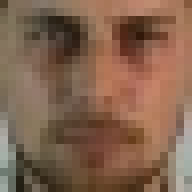
#> input picture Lab3-Haar features/lab3ivom/Mici/face1.JPG, 24 x 24 px, found by its file name (shown 8 times larger); its folder holds only this picture in this run
$ jupyter execute --allow-errors Colocviu2021.ipynb
#> lines starting #> are read from the running program, lines starting #| are printed output that depends on the picture
[cell 1]
#Import

import numpy as np
from skimage import io,color
from skimage.transform.integral import integral_image
import os
import matplotlib.pyplot as plt

[cell 2]
#################################
########  Lab 3 - HAAR  #########
##########  H_3V, H_L  ##########
#################################
def suma_dreptunghi(l,c,h,w,img_integral):

    # PARAMETRII : perechea (l,c) pentru pixelul curent,dimensiunea imaginii,imaginea integrala
    # RETURN : Z=suma intensitatilor pixelilor din dreptunghiul ales
    if l>0 and c>0:
        A = img_integral[l-1, c-1]
        B = img_integral[l-1, w+c-1]
        C = img_integral[h+l-1, c-1]
    elif l==0 and c>0:
        A=B=0
        C = img_integral[h-1, c-1]
    elif l>0 and c==0:
        A=C=0
        B = img_integral[l-1, w-1]
    else:
        A=B=C=0

    D = img_integral[h+l-1, w+c-1]

    Z = A+D-B-C

    return Z

def img_integrala(img,h,w,flag):

    img_integral = np.zeros((h,w))

    # PARAMETRII : imaginea,dimensiunea acesteia si un flag(1 sau 2 tip intreg) care sa
    # semnaleze ce varianta folositi(1 sau 2)-> ambele variante treb sa duca
    # acelasi rezultat
    # RETURN: imaginea integrala finala

    #VARIANTA 1(varianta clasica cu FOR)
    #HINT-1 -> puteti sa folositi .sum() din numpy adaptand mereu o fereastra
    # care pleaca din coltul dreapta-sus(0,0) si cuprinde pixelul crent
    #HINT-2 -> puteti sa gasiti o regula astfel incat sa folositi valorile calculate
    # anterior in imaginea integrala si imaginea curenta
    if(flag ==1):

        for i in range(h):
            for j in range(w):
                    img_integral[i,j] = np.sum(img[0:i+1,0:j+1])


    #VARIANTA 2(folosind functii din python)
    # uitati-va ce face np.cumsum() si folositi-l corespunzator

    if(flag == 2):
        img_integral = np.cumsum(img, axis=0)
        img_integral = np.cumsum(img_integral, axis=1)

    if(flag ==3):
        for i in range(h):
            for j in range(w):
                if(i==j==0):
                    img_integral[i,j] = img[i,j]
                elif(i==0 and j!=0):
                    img_integral[i,j] = img[i,j] + img_integral[i,j-1]
                elif(i!=0 and j==0):
                    img_integral[i,j] = img[i,j] + img_integral[i-1,j]
                elif(i!=0 and j!=0):
                    img_integral[i,j] = img[i,j] + img_integral[i,j-1] + img_integral[i-1,j] - img_integral[i-1,j-1]

    return img_integral

[cell 3]
def H_3V(l,c,h,w,img_integ):
     za1=suma_dreptunghi(l,c,h//3,w,img_integ)
     zn1=suma_dreptunghi(l+h//3,c,h//3,w,img_integ)
     za2=suma_dreptunghi(l+2*(h//3),c,h//3,w,img_integ)
     haar=za1+za2-zn1

     return zn1,za1,za2,haar


def H_L(l,c,h,w,img_integ):
     zn1=suma_dreptunghi(l,c,h,w//3,img_integ)
     za2=suma_dreptunghi(l,c-w//3,h,w//3,img_integ)
     za1=suma_dreptunghi(l,c+w//3,h,w//3,img_integ)
     zn2=suma_dreptunghi(l+h,c+w//3,h,w//3,img_integ)
     haar=za1+za2-zn1-zn2

     return zn1,zn2,za1,za2,haar

[cell 4]
path = "D:\MASTER TAID\sem 3\IVOM\lab\Laboratoare\COLOCVIU_IVOM_TAID_PRIMA_SERIE_DEC_2019\Mici"
poze= os.listdir(path)

lista_haar_3V=[]
lista_haar_L=[]

for poza in poze:
    #citeste imagine si transforma in gray
    im=io.imread("COLOCVIU_IVOM_TAID_PRIMA_SERIE_DEC_2019\Mici/"+ poza)
#> im is the input picture: shape (24, 24, 3); mean R, G, B 130.7, 99, 78.2
    im = color.rgb2gray(im)
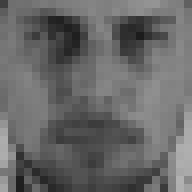
#> im: shape (24, 24) float64 (shown 8 times larger); min 0.112, max 0.694, mean 0.409

    #calculeaza imaginea integrala pt fiecare poza
    ii=img_integrala(im,im.shape[0],im.shape[1],2)
#> in img_integrala, `img_integral = np.cumsum(img, axis=0)`:
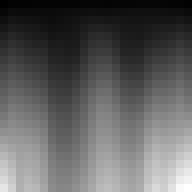
#> img_integral: shape (24, 24) float64 (shown 8 times larger); min 0.25, max 13.4, mean 5.17; drawn with min black and max white
#> in img_integrala, `img_integral = np.cumsum(img_integral, axis=1)`:
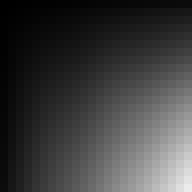
#> img_integral: shape (24, 24) float64 (shown 8 times larger); min 0.25, max 235.5, mean 62.3

    #calculeaza 2 variuante de trasaturi haar
    zn1,za1,za2,haar3V=H_3V(0, 16, 24, 8,ii)
#> in suma_dreptunghi, `C = img_integral[h-1, c-1]`: C = 47.97
#> in suma_dreptunghi, `D = img_integral[h+l-1, w+c-1]`: D = 74.79
#> in suma_dreptunghi, `Z = A+D-B-C`: Z = 26.82
#> in H_3V, `zn1=suma_dreptunghi(l+h//3,c,h//3,w,img_integ)`: zn1 = 32.58
#> in H_3V, `za2=suma_dreptunghi(l+2*(h//3),c,h//3,w,img_integ)`: za2 = 29.96
#> in H_3V, `haar=za1+za2-zn1`: haar = 24.2
#> zn1 = 32.58; za1 = 26.82; za2 = 29.96; haar3V = 24.2
    zn_1,zn_2,za_1,za_2,haarL=H_L(0, 8, 8, 24,ii)
#> in H_L, `zn1=suma_dreptunghi(l,c,h,w//3,img_integ)`: zn1 = 24.39
#> in H_L, `za2=suma_dreptunghi(l,c-w//3,h,w//3,img_integ)`: za2 = 23.58
#> in H_L, `za1=suma_dreptunghi(l,c+w//3,h,w//3,img_integ)`: za1 = 26.82
#> in H_L, `zn2=suma_dreptunghi(l+h,c+w//3,h,w//3,img_integ)`: zn2 = 32.58
#> in H_L, `haar=za1+za2-zn1-zn2`: haar = -6.57
#> zn_1 = 24.39; zn_2 = 32.58; za_1 = 26.82; za_2 = 23.58; haarL = -6.57

    #adauga in lista valoarea trasaturii pt fiec poza
    lista_haar_3V.append(haar3V)
    lista_haar_L.append(haarL)

lista_haar_3V = np.asarray(lista_haar_3V)
#> lista_haar_3V = [24.2]
lista_haar_L = np.asarray(lista_haar_L)
#> lista_haar_L = [-6.57]

# creeaza a doua axa pentru figura
y1 = np.zeros(6)
y2 = np.zeros(10)

#ploteaza intr-o figura valorile haar pt fete cu verde si non-fete cu rosu
plt.figure(1)
#> (the rest of this cell did not finish here and is left out)

[cell 5]
T_3V= 18
lista_haar_3V[lista_haar_3V <= T_3V] = 1
lista_haar_3V[lista_haar_3V != 1] = 0
print(lista_haar_3V)
#| [0.]

#functie pentru caluclul performnatei tp,tn,fp,fn
def performanta(etichete_referinta, trasaturi_haar, nr_poze):

    #Parameters : etichete_referinta, trasaturi_haar, nr_poze
    tp=np.logical_and(etichete_referinta==1, trasaturi_haar==1).sum()/6
    fp=np.logical_and(etichete_referinta==0, trasaturi_haar==1).sum()/10
    fn=1 - tp
    tn=1 - fp

    print("tp=",tp," fn=",fn," tn=",tn," fp=",fp)

referinta = np.array([1,1,1,1,1,1,0,0,0,0,0,0,0,0,0,0])
print(referinta)
#apelati fct de performanta
performanta(referinta, lista_haar_3V, 16)
#> in performanta, `tp=np.logical_and(etichete_referinta==1, trasaturi_haar==1).sum()/6`: tp = 0
#> in performanta, `fn=1 - tp`: fn = 1
#| tp= 0.0  fn= 1.0  tn= 1.0  fp= 0.0

[cell 6]
T_L= 1
lista_haar_L[lista_haar_L >= T_L] = 1
lista_haar_L[lista_haar_L != 1] = 0
print(lista_haar_L)
#| [0.]
performanta(referinta, lista_haar_L, 16)
#| tp= 0.0  fn= 1.0  tn= 1.0  fp= 0.0

$ run again, on Lab3-Haar features/lab3ivom/Mici/face6.jpg
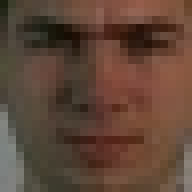
#> input picture Lab3-Haar features/lab3ivom/Mici/face6.jpg, 24 x 24 px, found by its file name (shown 8 times larger)
#> im is the input picture: shape (24, 24, 3); mean R, G, B 95.4, 69.9, 55.7
#> `im = color.rgb2gray(im)`:
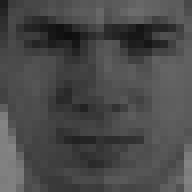
#> im: shape (24, 24) float64 (shown 8 times larger); min 0.0565, max 0.52, mean 0.291
#> in img_integrala, `img_integral = np.cumsum(img_integral, axis=1)`:
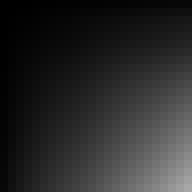
#> img_integral: shape (24, 24) float64 (shown 8 times larger); min 0.117, max 167.7, mean 42.1
#> in suma_dreptunghi, `C = img_integral[h-1, c-1]`: C = 31.96
#> D = 50.2
#> Z = 18.24
#> in H_3V, `zn1=suma_dreptunghi(l+h//3,c,h//3,w,img_integ)`: zn1 = 22.65
#> in H_3V, `za2=suma_dreptunghi(l+2*(h//3),c,h//3,w,img_integ)`: za2 = 21.56
#> in H_3V, `haar=za1+za2-zn1`: haar = 17.14
#> `zn1,za1,za2,haar3V=H_3V(0, 16, 24, 8,ii)`: zn1 = 22.65; za1 = 18.24; za2 = 21.56; haar3V = 17.14
#> in H_L, `zn1=suma_dreptunghi(l,c,h,w//3,img_integ)`: zn1 = 17.15
#> in H_L, `za2=suma_dreptunghi(l,c-w//3,h,w//3,img_integ)`: za2 = 14.81
#> in H_L, `za1=suma_dreptunghi(l,c+w//3,h,w//3,img_integ)`: za1 = 18.24
#> zn2 = 22.65
#> in H_L, `haar=za1+za2-zn1-zn2`: haar = -6.75
#> zn_1 = 17.15; zn_2 = 22.65; za_1 = 18.24; za_2 = 14.81; haarL = -6.75
#> lista_haar_3V = [17.14]
#> lista_haar_L = [-6.75]
#| [1.]
#> tp = 1
#> fn = 0
#| tp= 1.0  fn= 0.0  tn= 0.0  fp= 1.0
#| [0.]
#| tp= 0.0  fn= 1.0  tn= 1.0  fp= 0.0

$ run again, on Lab3-Haar features/lab3ivom/Mici/face7.jpg
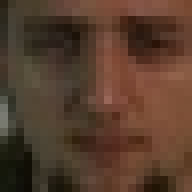
#> input picture Lab3-Haar features/lab3ivom/Mici/face7.jpg, 24 x 24 px, found by its file name (shown 8 times larger)
#> im is the input picture: shape (24, 24, 3); mean R, G, B 86.5, 61, 44.9
#> `im = color.rgb2gray(im)`:
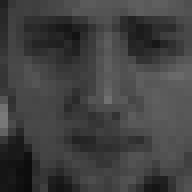
#> im: shape (24, 24) float64 (shown 8 times larger); min 0.0437, max 0.475, mean 0.256
#> in img_integrala, `img_integral = np.cumsum(img_integral, axis=1)`:
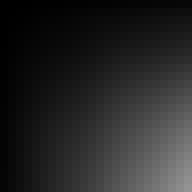
#> img_integral: shape (24, 24) float64 (shown 8 times larger); min 0.128, max 147.4, mean 38.6
#> in suma_dreptunghi, `C = img_integral[h-1, c-1]`: C = 30.26
#> D = 45.89
#> Z = 15.63
#> in H_3V, `zn1=suma_dreptunghi(l+h//3,c,h//3,w,img_integ)`: zn1 = 22.35
#> in H_3V, `za2=suma_dreptunghi(l+2*(h//3),c,h//3,w,img_integ)`: za2 = 17.51
#> in H_3V, `haar=za1+za2-zn1`: haar = 10.79
#> `zn1,za1,za2,haar3V=H_3V(0, 16, 24, 8,ii)`: zn1 = 22.35; za1 = 15.63; za2 = 17.51; haar3V = 10.79
#> in H_L, `zn1=suma_dreptunghi(l,c,h,w//3,img_integ)`: zn1 = 16.71
#> in H_L, `za2=suma_dreptunghi(l,c-w//3,h,w//3,img_integ)`: za2 = 13.55
#> in H_L, `za1=suma_dreptunghi(l,c+w//3,h,w//3,img_integ)`: za1 = 15.63
#> zn2 = 22.35
#> in H_L, `haar=za1+za2-zn1-zn2`: haar = -9.88
#> zn_1 = 16.71; zn_2 = 22.35; za_1 = 15.63; za_2 = 13.55; haarL = -9.88
#> lista_haar_3V = [10.79]
#> lista_haar_L = [-9.88]
#| [1.]
#> tp = 1
#> fn = 0
#| tp= 1.0  fn= 0.0  tn= 0.0  fp= 1.0
#| [0.]
#| tp= 0.0  fn= 1.0  tn= 1.0  fp= 0.0

$ run again, on Lab3-Haar features/lab3ivom/Mici/face8.jpg
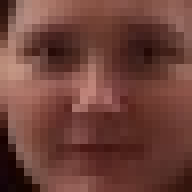
#> input picture Lab3-Haar features/lab3ivom/Mici/face8.jpg, 24 x 24 px, found by its file name (shown 8 times larger)
#> im is the input picture: shape (24, 24, 3); mean R, G, B 110.7, 66, 57.6
#> `im = color.rgb2gray(im)`:
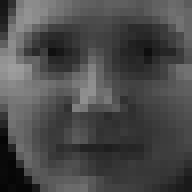
#> im: shape (24, 24) float64 (shown 8 times larger); min 0.0236, max 0.62, mean 0.294
#> in img_integrala, `img_integral = np.cumsum(img_integral, axis=1)`:
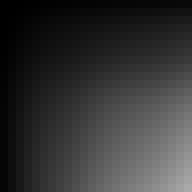
#> img_integral: shape (24, 24) float64 (shown 8 times larger); min 0.0861, max 169.2, mean 52.6
#> in suma_dreptunghi, `C = img_integral[h-1, c-1]`: C = 41.46
#> D = 58.92
#> Z = 17.46
#> in H_3V, `zn1=suma_dreptunghi(l+h//3,c,h//3,w,img_integ)`: zn1 = 18.09
#> in H_3V, `za2=suma_dreptunghi(l+2*(h//3),c,h//3,w,img_integ)`: za2 = 13.61
#> in H_3V, `haar=za1+za2-zn1`: haar = 12.97
#> `zn1,za1,za2,haar3V=H_3V(0, 16, 24, 8,ii)`: zn1 = 18.09; za1 = 17.46; za2 = 13.61; haar3V = 12.97
#> in H_L, `zn1=suma_dreptunghi(l,c,h,w//3,img_integ)`: zn1 = 18.04
#> in H_L, `za2=suma_dreptunghi(l,c-w//3,h,w//3,img_integ)`: za2 = 23.42
#> in H_L, `za1=suma_dreptunghi(l,c+w//3,h,w//3,img_integ)`: za1 = 17.46
#> zn2 = 18.09
#> in H_L, `haar=za1+za2-zn1-zn2`: haar = 4.75
#> zn_1 = 18.04; zn_2 = 18.09; za_1 = 17.46; za_2 = 23.42; haarL = 4.75
#> lista_haar_3V = [12.97]
#> lista_haar_L = [4.75]
#| [1.]
#> tp = 1
#> fn = 0
#| tp= 1.0  fn= 0.0  tn= 0.0  fp= 1.0
#| [1.]
#| tp= 1.0  fn= 0.0  tn= 0.0  fp= 1.0

$ run again, on Lab3-Haar features/lab3ivom/Mici/face2.JPG
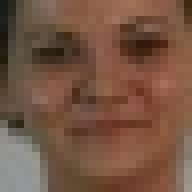
#> input picture Lab3-Haar features/lab3ivom/Mici/face2.JPG, 24 x 24 px, found by its file name (shown 8 times larger)
#> im is the input picture: shape (24, 24, 3); mean R, G, B 117.1, 84.7, 66.2
#> `im = color.rgb2gray(im)`:
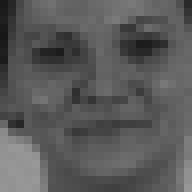
#> im: shape (24, 24) float64 (shown 8 times larger); min 0.0907, max 0.598, mean 0.354
#> in img_integrala, `img_integral = np.cumsum(img_integral, axis=1)`:
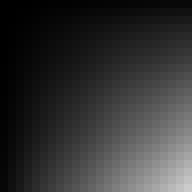
#> img_integral: shape (24, 24) float64 (shown 8 times larger); min 0.0997, max 203.8, mean 51.4
#> in suma_dreptunghi, `C = img_integral[h-1, c-1]`: C = 40.64
#> D = 61.29
#> Z = 20.66
#> in H_3V, `zn1=suma_dreptunghi(l+h//3,c,h//3,w,img_integ)`: zn1 = 23.64
#> in H_3V, `za2=suma_dreptunghi(l+2*(h//3),c,h//3,w,img_integ)`: za2 = 24.62
#> in H_3V, `haar=za1+za2-zn1`: haar = 21.63
#> `zn1,za1,za2,haar3V=H_3V(0, 16, 24, 8,ii)`: zn1 = 23.64; za1 = 20.66; za2 = 24.62; haar3V = 21.63
#> in H_L, `zn1=suma_dreptunghi(l,c,h,w//3,img_integ)`: zn1 = 22.99
#> in H_L, `za2=suma_dreptunghi(l,c-w//3,h,w//3,img_integ)`: za2 = 17.65
#> in H_L, `za1=suma_dreptunghi(l,c+w//3,h,w//3,img_integ)`: za1 = 20.66
#> zn2 = 23.64
#> in H_L, `haar=za1+za2-zn1-zn2`: haar = -8.32
#> zn_1 = 22.99; zn_2 = 23.64; za_1 = 20.66; za_2 = 17.65; haarL = -8.32
#> lista_haar_3V = [21.63]
#> lista_haar_L = [-8.32]
#| [0.]
#> tp = 0
#> fn = 1
#| tp= 0.0  fn= 1.0  tn= 1.0  fp= 0.0
#| [0.]
#| tp= 0.0  fn= 1.0  tn= 1.0  fp= 0.0
